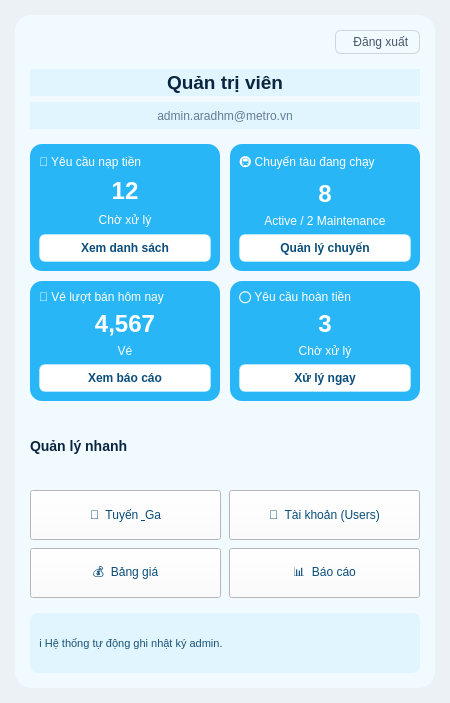
<?xml version="1.0" encoding="UTF-8"?>
<ui version="4.0">
 <class>MainWindow</class>
 <widget class="QMainWindow" name="MainWindow">
  <property name="geometry">
   <rect>
    <x>0</x>
    <y>0</y>
    <width>450</width>
    <height>703</height>
   </rect>
  </property>
  <property name="windowTitle">
   <string>Metro Ticket Admin Dashboard</string>
  </property>
  <property name="styleSheet">
   <string notr="true">
    QMainWindow {
        background-color: #EBF1F5;
    }
    #central_panel {
        background-color: #FFFFFF;
        border-radius: 16px;
    }
    QFrame#card_1, QFrame#card_2, QFrame#card_3, QFrame#card_4 {
        background-color: qlineargradient(x1:0, y1:0, x2:1, y2:1, stop:0 #2A5C91, stop:1 #1E436D);
        border-radius: 12px;
    }
    QFrame#card_1 QLabel, QFrame#card_2 QLabel, QFrame#card_3 QLabel, QFrame#card_4 QLabel {
        color: #FFFFFF;
    }
    QFrame#card_1 QPushButton, QFrame#card_2 QPushButton, QFrame#card_3 QPushButton, QFrame#card_4 QPushButton {
        background-color: rgba(255, 255, 255, 0.15);
        border: 1px solid rgba(255, 255, 255, 0.3);
        color: #FFFFFF;
        border-radius: 6px;
        padding: 6px;
        font-weight: bold;
    }
    QFrame#card_1 QPushButton:hover, QFrame#card_2 QPushButton:hover, QFrame#card_3 QPushButton:hover, QFrame#card_4 QPushButton:hover {
        background-color: rgba(255, 255, 255, 0.25);
    }
    QLabel#lbl_quick_mgmt {
        color: #0A2540;
        font-weight: bold;
        font-size: 14px;
    }
    QPushButton.quick_btn {
        background-color: #F8FAFC;
        border: 1px solid #E2E8F0;
        border-radius: 10px;
        color: #0A2540;
        font-weight: bold;
        text-align: left;
        padding-left: 15px;
    }
    QPushButton.quick_btn:hover {
        background-color: #EDF2F7;
        border-color: #CBD5E0;
    }
    QFrame#footer_bar {
        background-color: #DCEEFB;
        border-radius: 8px;
    }
    QLabel#lbl_footer {
        color: #1A5276;
        font-size: 11px;
    }
   </string>
  </property>
  <widget class="QWidget" name="centralwidget">
   <layout class="QVBoxLayout" name="main_layout">
    <property name="spacing">
     <number>12</number>
    </property>
    <property name="leftMargin">
     <number>15</number>
    </property>
    <property name="topMargin">
     <number>15</number>
    </property>
    <property name="rightMargin">
     <number>15</number>
    </property>
    <property name="bottomMargin">
     <number>15</number>
    </property>
    <item>
     <widget class="QFrame" name="central_panel">
      <property name="styleSheet">
       <string notr="true">background-color: #F0FAFF ;</string>
      </property>
      <property name="frameShape">
       <enum>QFrame::StyledPanel</enum>
      </property>
      <layout class="QVBoxLayout" name="panel_layout">
       <property name="spacing">
        <number>15</number>
       </property>
       <property name="leftMargin">
        <number>15</number>
       </property>
       <property name="topMargin">
        <number>15</number>
       </property>
       <property name="rightMargin">
        <number>15</number>
       </property>
       <property name="bottomMargin">
        <number>15</number>
       </property>
       <item>
        <layout class="QHBoxLayout" name="header_top_layout">
         <item>
          <spacer name="horizontalSpacer">
           <property name="orientation">
            <enum>Qt::Horizontal</enum>
           </property>
           <property name="sizeHint" stdset="0">
            <size>
             <width>0</width>
             <height>0</height>
            </size>
           </property>
          </spacer>
         </item>
         <item>
          <widget class="QPushButton" name="btn_logout">
           <property name="styleSheet">
            <string notr="true">color: #0A4D7A;
padding: 4px 10px; border: 1px solid #CBD5E0; border-radius: 6px; color: #4A5568;
font: 75 10pt &quot;MS Shell Dlg 2&quot;;</string>
           </property>
           <property name="text">
            <string>  Đăng xuất</string>
           </property>
          </widget>
         </item>
        </layout>
       </item>
       <item>
        <layout class="QVBoxLayout" name="profile_layout">
         <property name="spacing">
          <number>6</number>
         </property>
         <item>
          <widget class="QLabel" name="lbl_admin_title">
           <property name="font">
            <font>
             <pointsize>14</pointsize>
             <weight>75</weight>
             <bold>true</bold>
            </font>
           </property>
           <property name="styleSheet">
            <string notr="true">color: #0A2540;
background-color: #E1F5FE;</string>
           </property>
           <property name="text">
            <string>Quản trị viên</string>
           </property>
           <property name="alignment">
            <set>Qt::AlignCenter</set>
           </property>
          </widget>
         </item>
         <item>
          <widget class="QLabel" name="lbl_admin_email">
           <property name="styleSheet">
            <string notr="true">color: #627D98;
background-color: #E1F5FE;</string>
           </property>
           <property name="text">
            <string>admin.aradhm@metro.vn</string>
           </property>
           <property name="alignment">
            <set>Qt::AlignCenter</set>
           </property>
          </widget>
         </item>
        </layout>
       </item>
       <item>
        <layout class="QGridLayout" name="cards_grid">
         <property name="spacing">
          <number>10</number>
         </property>
         <item row="0" column="0">
          <widget class="QFrame" name="card_1">
           <property name="styleSheet">
            <string notr="true">background-color: #29B6F6;</string>
           </property>
           <layout class="QVBoxLayout" name="card_1_lay">
            <item>
             <widget class="QLabel" name="c1_ico">
              <property name="text">
               <string>🤝 Yêu cầu nạp tiền</string>
              </property>
             </widget>
            </item>
            <item>
             <widget class="QLabel" name="c1_num">
              <property name="font">
               <font>
                <pointsize>18</pointsize>
                <weight>75</weight>
                <bold>true</bold>
               </font>
              </property>
              <property name="text">
               <string>12</string>
              </property>
              <property name="alignment">
               <set>Qt::AlignCenter</set>
              </property>
             </widget>
            </item>
            <item>
             <widget class="QLabel" name="c1_sub">
              <property name="text">
               <string>Chờ xử lý</string>
              </property>
              <property name="alignment">
               <set>Qt::AlignCenter</set>
              </property>
             </widget>
            </item>
            <item>
             <widget class="QPushButton" name="c1_btn">
              <property name="styleSheet">
               <string notr="true">color: #0A4D7A;
background-color: rgb(255, 255, 255);</string>
              </property>
              <property name="text">
               <string>Xem danh sách</string>
              </property>
             </widget>
            </item>
           </layout>
          </widget>
         </item>
         <item row="0" column="1">
          <widget class="QFrame" name="card_2">
           <property name="styleSheet">
            <string notr="true">background-color: #29B6F6;</string>
           </property>
           <layout class="QVBoxLayout" name="card_2_lay">
            <item>
             <widget class="QLabel" name="c2_ico">
              <property name="text">
               <string>🚇 Chuyến tàu đang chạy</string>
              </property>
             </widget>
            </item>
            <item>
             <widget class="QLabel" name="c2_num">
              <property name="font">
               <font>
                <pointsize>18</pointsize>
                <weight>75</weight>
                <bold>true</bold>
               </font>
              </property>
              <property name="text">
               <string>8</string>
              </property>
              <property name="alignment">
               <set>Qt::AlignCenter</set>
              </property>
             </widget>
            </item>
            <item>
             <widget class="QLabel" name="c2_sub">
              <property name="text">
               <string>Active / 2 Maintenance</string>
              </property>
              <property name="alignment">
               <set>Qt::AlignCenter</set>
              </property>
             </widget>
            </item>
            <item>
             <widget class="QPushButton" name="c2_btn">
              <property name="styleSheet">
               <string notr="true">color: #0A4D7A;
background-color: rgb(255, 255, 255);</string>
              </property>
              <property name="text">
               <string>Quản lý chuyến</string>
              </property>
             </widget>
            </item>
           </layout>
          </widget>
         </item>
         <item row="1" column="0">
          <widget class="QFrame" name="card_3">
           <property name="styleSheet">
            <string notr="true">background-color: #29B6F6;</string>
           </property>
           <layout class="QVBoxLayout" name="card_3_lay">
            <item>
             <widget class="QLabel" name="c3_ico">
              <property name="text">
               <string>🎫 Vé lượt bán hôm nay</string>
              </property>
             </widget>
            </item>
            <item>
             <widget class="QLabel" name="c3_num">
              <property name="font">
               <font>
                <pointsize>18</pointsize>
                <weight>75</weight>
                <bold>true</bold>
               </font>
              </property>
              <property name="text">
               <string>4,567</string>
              </property>
              <property name="alignment">
               <set>Qt::AlignCenter</set>
              </property>
             </widget>
            </item>
            <item>
             <widget class="QLabel" name="c3_sub">
              <property name="text">
               <string>Vé</string>
              </property>
              <property name="alignment">
               <set>Qt::AlignCenter</set>
              </property>
             </widget>
            </item>
            <item>
             <widget class="QPushButton" name="c3_btn">
              <property name="styleSheet">
               <string notr="true">color: #0A4D7A;
background-color: rgb(255, 255, 255);</string>
              </property>
              <property name="text">
               <string>Xem báo cáo</string>
              </property>
             </widget>
            </item>
           </layout>
          </widget>
         </item>
         <item row="1" column="1">
          <widget class="QFrame" name="card_4">
           <property name="styleSheet">
            <string notr="true">background-color: #29B6F6;</string>
           </property>
           <layout class="QVBoxLayout" name="card_4_lay">
            <item>
             <widget class="QLabel" name="c4_ico">
              <property name="text">
               <string>⭕ Yêu cầu hoàn tiền</string>
              </property>
             </widget>
            </item>
            <item>
             <widget class="QLabel" name="c4_num">
              <property name="font">
               <font>
                <pointsize>18</pointsize>
                <weight>75</weight>
                <bold>true</bold>
               </font>
              </property>
              <property name="text">
               <string>3</string>
              </property>
              <property name="alignment">
               <set>Qt::AlignCenter</set>
              </property>
             </widget>
            </item>
            <item>
             <widget class="QLabel" name="c4_sub">
              <property name="text">
               <string>Chờ xử lý</string>
              </property>
              <property name="alignment">
               <set>Qt::AlignCenter</set>
              </property>
             </widget>
            </item>
            <item>
             <widget class="QPushButton" name="c4_btn">
              <property name="styleSheet">
               <string notr="true">color: #0A4D7A;
background-color: rgb(255, 255, 255);</string>
              </property>
              <property name="text">
               <string>Xử lý ngay</string>
              </property>
             </widget>
            </item>
           </layout>
          </widget>
         </item>
        </layout>
       </item>
       <item>
        <widget class="QLabel" name="lbl_quick_mgmt">
         <property name="font">
          <font>
           <family>MS Shell Dlg 2</family>
           <pointsize>12</pointsize>
           <weight>9</weight>
           <italic>false</italic>
           <bold>false</bold>
          </font>
         </property>
         <property name="styleSheet">
          <string notr="true">font: 75 12pt &quot;MS Shell Dlg 2&quot;;</string>
         </property>
         <property name="text">
          <string>Quản lý nhanh</string>
         </property>
        </widget>
       </item>
       <item>
        <layout class="QGridLayout" name="quick_grid">
         <property name="spacing">
          <number>8</number>
         </property>
         <item row="0" column="0">
          <widget class="QPushButton" name="btn_tuyen_ga">
           <property name="minimumSize">
            <size>
             <width>0</width>
             <height>50</height>
            </size>
           </property>
           <property name="styleSheet">
            <string notr="true">font: 10pt &quot;MS Shell Dlg 2&quot;;
color: #0A4D7A;
background-color: rgb(255, 255, 255);</string>
           </property>
           <property name="text">
            <string>🌿  Tuyến &amp; Ga</string>
           </property>
          </widget>
         </item>
         <item row="1" column="1">
          <widget class="QPushButton" name="btn_bao_cao">
           <property name="minimumSize">
            <size>
             <width>0</width>
             <height>50</height>
            </size>
           </property>
           <property name="styleSheet">
            <string notr="true">color: #0A4D7A;
background-color: rgb(255, 255, 255);font: 10pt &quot;MS Shell Dlg 2&quot;;</string>
           </property>
           <property name="text">
            <string>📊  Báo cáo</string>
           </property>
          </widget>
         </item>
         <item row="0" column="1">
          <widget class="QPushButton" name="btn_tai_khoan">
           <property name="minimumSize">
            <size>
             <width>0</width>
             <height>50</height>
            </size>
           </property>
           <property name="styleSheet">
            <string notr="true">color: #0A4D7A;
font: 10pt &quot;MS Shell Dlg 2&quot;;
background-color: rgb(255, 255, 255);</string>
           </property>
           <property name="text">
            <string>👤  Tài khoản (Users)</string>
           </property>
          </widget>
         </item>
         <item row="1" column="0">
          <widget class="QPushButton" name="btn_bang_gia">
           <property name="minimumSize">
            <size>
             <width>0</width>
             <height>50</height>
            </size>
           </property>
           <property name="styleSheet">
            <string notr="true">color: #0A4D7A;
background-color: rgb(255, 255, 255);font: 10pt &quot;MS Shell Dlg 2&quot;;</string>
           </property>
           <property name="text">
            <string>💰  Bảng giá</string>
           </property>
          </widget>
         </item>
        </layout>
       </item>
       <item>
        <widget class="QFrame" name="footer_bar">
         <property name="styleSheet">
          <string notr="true">background-color: #E1F5FE;</string>
         </property>
         <layout class="QHBoxLayout" name="footer_lay">
          <property name="topMargin">
           <number>8</number>
          </property>
          <property name="bottomMargin">
           <number>8</number>
          </property>
          <item>
           <widget class="QLabel" name="lbl_footer">
            <property name="styleSheet">
             <string notr="true">font: 10pt &quot;MS Shell Dlg 2&quot;;</string>
            </property>
            <property name="text">
             <string>ℹ️ Hệ thống tự động ghi nhật ký admin.</string>
            </property>
           </widget>
          </item>
         </layout>
        </widget>
       </item>
      </layout>
     </widget>
    </item>
   </layout>
  </widget>
 </widget>
 <resources/>
 <connections/>
</ui>
